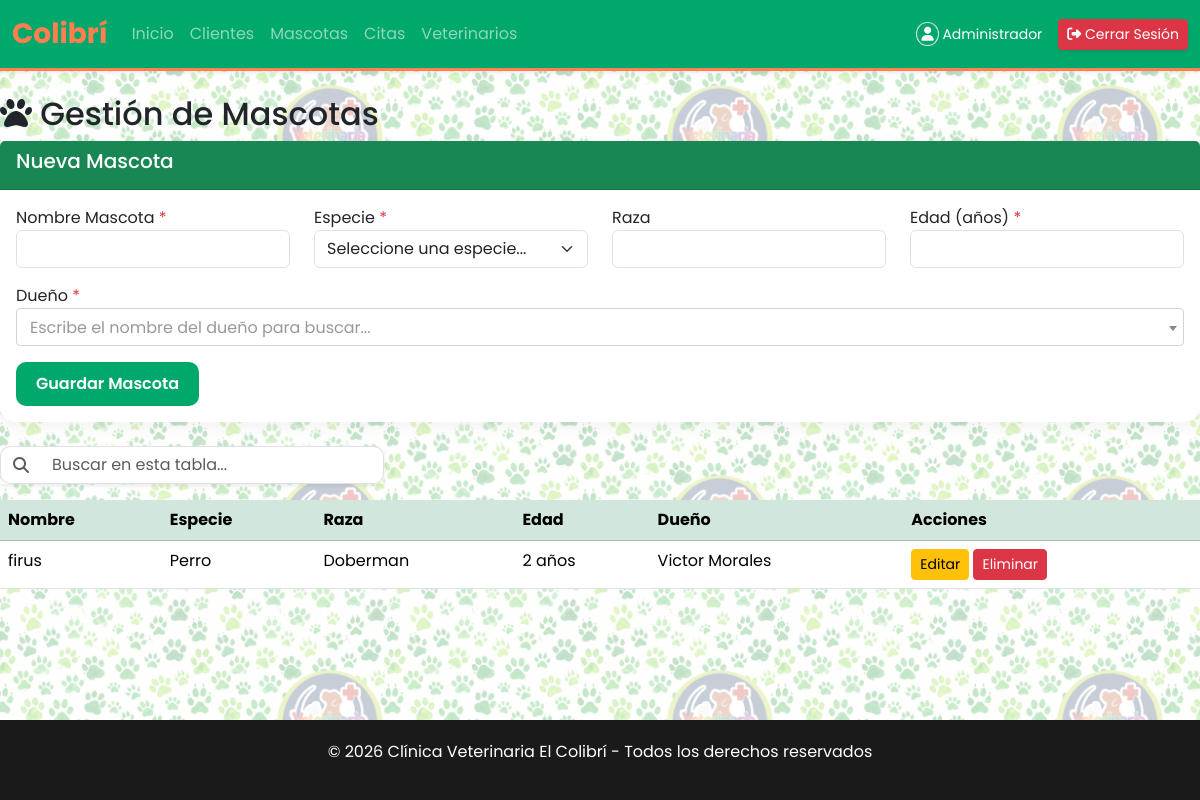
The app's page /pages/mascotas.php (signed in) with its own data.
### tables this page shows
CREATE TABLE `mascota` (
  `id_mascota` int(11) NOT NULL,
  `nombre` varchar(100) NOT NULL,
  `especie` varchar(50) NOT NULL,
  `raza` varchar(50) DEFAULT NULL,
  `edad` int(11) DEFAULT NULL,
  `id_cliente` int(11) DEFAULT NULL
);

CREATE TABLE `cliente` (
  `id_cliente` int(11) NOT NULL,
  `nombre` varchar(100) NOT NULL,
  `apellido` varchar(100) NOT NULL,
  `direccion` varchar(255) DEFAULT NULL,
  `telefono` varchar(20) DEFAULT NULL,
  `correo` varchar(100) DEFAULT NULL
);

### pages/mascotas.php (the view, shortened to what this page needs)
<?php
require '../includes/header.php';
$editRow = null;
$mascotas = mysqli_query($con, "SELECT m.*, c.nombre as cliente_nom, c.apellido
                                FROM mascota m JOIN cliente c ON m.id_cliente = c.id_cliente");
?>
<h2><i class="fas fa-paw"></i> Gestión de Mascotas</h2>
<div class="card mb-4">
    <div class="card-header bg-success text-white">
        <h5><?= $editRow ? 'Editar Mascota' : 'Nueva Mascota' ?></h5>
    </div>
    <div class="card-body">
        <form method="POST">
            <div class="row">
                <div class="col-md-3">
                    <label>Nombre Mascota <span class="text-danger">*</span></label>
                    <input type="text" name="nombre" class="form-control" value="<?= htmlspecialchars($editRow['nombre'] ?? '') ?>" required>
                </div>
                <div class="col-md-3">
                    <label>Especie <span class="text-danger">*</span></label>
                    <select name="especie" class="form-select" required>
                        <option value="" disabled <?= !isset($editRow['especie']) ? 'selected' : '' ?>>Seleccione una especie...</option>
                    </select>
                </div>
                <div class="col-md-3">
                    <label>Raza</label>
                    <input type="text" name="raza" class="form-control" value="<?= htmlspecialchars($editRow['raza'] ?? '') ?>">
                </div>
                <div class="col-md-3">
                    <label>Edad (años) <span class="text-danger">*</span></label>
                    <input type="number" name="edad" class="form-control" value="<?= $editRow['edad'] ?? '' ?>" required>
                </div>
            </div>
            <div class="mt-3">
                <label>Dueño <span class="text-danger">*</span></label>
            </div>
            <button type="submit" name="<?= $editRow ? 'actualizar' : 'crear' ?>" class="btn btn-success mt-3">
                <?= $editRow ? 'Actualizar Mascota' : 'Guardar Mascota' ?>
            </button>
        </form>
    </div>
</div>
<div class="row mb-3">
    <div class="col-md-4">
        <div class="input-group shadow-sm">
            <span class="input-group-text bg-white border-end-0">
                <i class="fas fa-search text-muted"></i>
            </span>
            <input type="text" id="searchInput" class="form-control border-start-0" placeholder="Buscar en esta tabla...">
        </div>
    </div>
</div>
<table class="table table-hover">
    <thead class="table-success">
        <tr>
            <th>Nombre</th>
            <th>Especie</th>
            <th>Raza</th>
            <th>Edad</th>
            <th>Dueño</th>
            <th>Acciones</th>
        </tr>
    </thead>
    <tbody>
        <?php while ($m = mysqli_fetch_assoc($mascotas)): ?>
        <tr>
            <td><?= htmlspecialchars($m['nombre']) ?></td>
            <td><?= htmlspecialchars($m['especie']) ?></td>
            <td><?= htmlspecialchars($m['raza']) ?></td>
            <td><?= $m['edad'] ?> años</td>
            <td><?= htmlspecialchars($m['cliente_nom'].' '.$m['apellido']) ?></td>
            <td>
                <a href="?editar=<?= $m['id_mascota'] ?>" class="btn btn-warning btn-sm">Editar</a>
                <a href="?eliminar=<?= $m['id_mascota'] ?>" class="btn btn-danger btn-sm" onclick="return confirm('¿Eliminar?')">Eliminar</a>
            </td>
        </tr>
        <?php endwhile; ?>
    </tbody>
</table>
<link href="https://cdn.jsdelivr.net/npm/select2@4.1.0-rc.0/dist/css/select2.min.css" rel="stylesheet" />
<?php require '../includes/footer.php'; ?>

### assets/css/style.css (style rules this page uses)
:root { --primary: #00A86B; --primary-dark: #008f5d; --accent: #FF7F50; --glass: rgba(255, 255, 255, 0.85); }
body { font-family: 'Poppins', sans-serif; background: url('../img/background.jpg') repeat !important; background-size: 390px !important; background-attachment: fixed !important; min-height: 100vh; display: flex; flex-direction: column; }
body::before { content: ""; position: fixed; top: 0; left: 0; width: 100%; height: 100%; background: rgba(255, 255, 255, 0.75); z-index: -1; }
.card { border: none !important; border-radius: 15px !important; box-shadow: 0 5px 15px rgba(0,0,0,0.05); transition: all 0.3s ease-in-out; }
.btn-success { background-color: var(--primary) !important; border: none; border-radius: 10px; padding: 10px 20px; font-weight: 600; transition: 0.3s; }
.input-group-text { border-radius: 10px 0 0 10px; }
#searchInput { border-radius: 0 10px 10px 0; }

### records on screen
mascota: nombre "firus", especie "Perro", raza "Doberman", edad "2", id_cliente.apellido "Victor Morales"

### other values on screen
$_SESSION['user']['nombre'] "Administrador"
